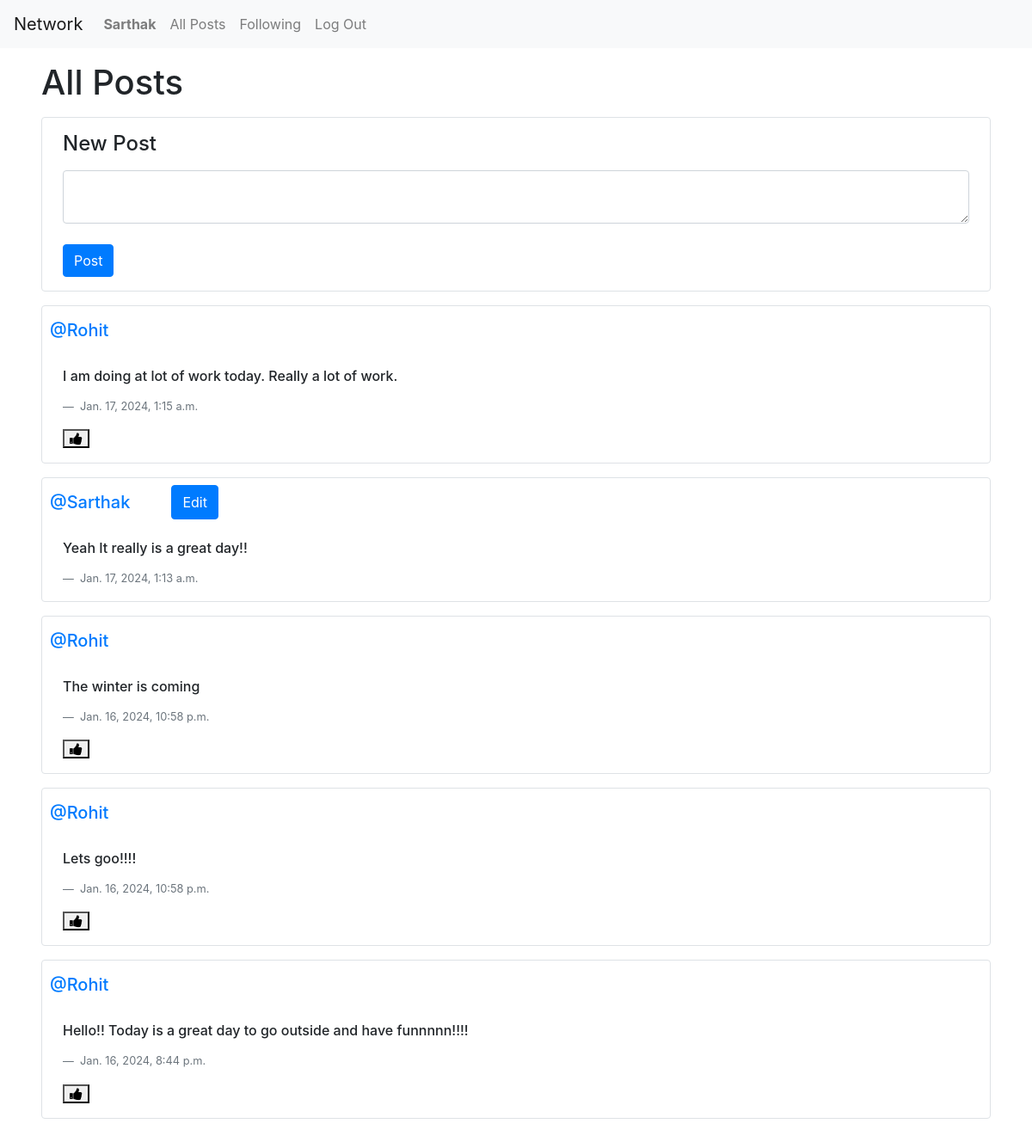
Screenshot of / (signed in) with the database file from the repository.
### network/models.py (models this page shows, shortened)
class User(AbstractUser):
    pass

class Post(models.Model):
    postContent = models.CharField(max_length = 140)
    postUser = models.ForeignKey(User, on_delete = models.CASCADE, related_name="author")
    postDate = models.DateTimeField(auto_now_add=True)

### network/views.py (the view)
# urls.py: path("", views.index, name="index"),
def index(request):
    allPosts = Post.objects.all().order_by("id").reverse()
    p = Paginator(allPosts, 10)
    page_number = request.GET.get('page')
    postsPerPage = p.get_page(page_number)
    allLikes = Like.objects.all()
    likedPosts = []
    try:
        for like in allLikes:
            if like.likingUser.id == request.user.id:
                likedPosts.append(like.likedPost.id)
    except:
        likedPosts = []
    print(f"Length of liked{len(likedPosts)}")
    return render(request, "network/index.html", {
        "allPosts": postsPerPage,
        "likedPosts": likedPosts
    })

### network/templates/network/index.html (shortened to what this page needs)
{% extends "network/layout.html" %}
{% block body %}
    <h1 class="my-3 mx-5">All Posts</h1>
        {% if user.is_authenticated %}
        <div class="border rounded my-3 mx-5">
            <h4 class = "my-3 mx-4">New Post</h4>
            <form class = "my-3 mx-4" action="{% url 'newPost' %}" method="POST">
                <textarea class="form-control" name="content" row="4" cols="100"></textarea>
                <input type="submit" value="Post" class="btn btn-primary">
            </form>
        </div>
        {% endif %}
        {% for post in allPosts %}
            <div class="border rounded my-3 mx-5">
                <div class="row">
                    <h5 class = "my-3 mx-4"><a href="{% url 'profilePage' user_id=post.postUser.id %}">@{{ post.postUser }}</a></h5>
                    {% if user.is_authenticated %}
                        {% if user == post.postUser %}
                            <button class = "my-2 mx-4 btn btn-primary" data-toggle="modal" data-target="#modal_edit_post_{{ post.id }}">Edit</button>
                        {% endif %}
                    {% endif%}
                </div>
                <h6 class = "my-3 mx-4" id="content_{{ post.id }}"> {{ post.postContent }} </h6>
                <p class = "my-3 mx-4 blockquote-footer"> {{ post.postDate }} </p>
                <div class = "my-3 mx-4">
                    {% if post.postUser != user %}
                        {% if post.id in likedPosts %}
                            <button onclick="likeHandler({{ post.id }}, {{ likedPosts }})" class="fa fa-thumbs-down" id="{{ post.id }}"></button>
                        {% else %}
                            <button onclick="likeHandler({{ post.id }}, {{ likedPosts }})" class="fa fa-thumbs-up" id="{{ post.id }}"></button>
                        {% endif %}
                    {% endif %}
                </div>
            </div>
        {% endfor %}
{% endblock %}

### network/templates/network/layout.html (shortened to what this page needs)
{% load static %}
<!DOCTYPE html>
<html lang="en">
    <head>
        <link rel="stylesheet" href="https://stackpath.bootstrapcdn.com/bootstrap/4.4.1/css/bootstrap.min.css">
        <link href="{% static 'network/styles.css' %}" rel="stylesheet">
        <link rel="stylesheet" href="https://cdnjs.cloudflare.com/ajax/libs/font-awesome/4.7.0/css/font-awesome.min.css">
    </head>
    <body>
        <nav class="navbar navbar-expand-lg navbar-light bg-light">
            <a class="navbar-brand" href="{% url 'index' %}">Network</a>
            <div>
              <ul class="navbar-nav mr-auto">
                {% if user.is_authenticated %}
                    <li class="nav-item">
                        <a class="nav-link" href="{% url 'profilePage' user_id=user.id %}"><strong>{{ user.username }}</strong></a>
                    </li>
                {% endif %}
                <li class="nav-item">
                  <a class="nav-link" href="{% url 'index' %}">All Posts</a>
                </li>
                {% if user.is_authenticated %}
                    <li class="nav-item">
                        <a class="nav-link" href="{% url 'following' %}">Following</a>
                    </li>
                    <li class="nav-item">
                        <a class="nav-link" href="{% url 'logout' %}">Log Out</a>
                    </li>
                {% endif %}
              </ul>
            </div>
          </nav>
        <div class="body">
            {% block body %}
            {% endblock %}
        </div>
    </body>
</html>

### rows the page displays
User: username "Sarthak"
Post: postUser "Rohit", postContent "I am doing at lot of work today. Really a lot of work.", postDate "Jan. 17, 2024, 1:15 a.m."
Post: postUser "Sarthak", postContent "Yeah It really is a great day!!", postDate "Jan. 17, 2024, 1:13 a.m."
Post: postUser "Rohit", postContent "The winter is coming", postDate "Jan. 16, 2024, 10:58 p.m."
Post: postUser "Rohit", postContent "Lets goo!!!!", postDate "Jan. 16, 2024, 10:58 p.m."
Post: postUser "Rohit", postContent "Hello!! Today is a great day to go outside and have funnnnn!!!!", postDate "Jan. 16, 2024, 8:44 p.m."
